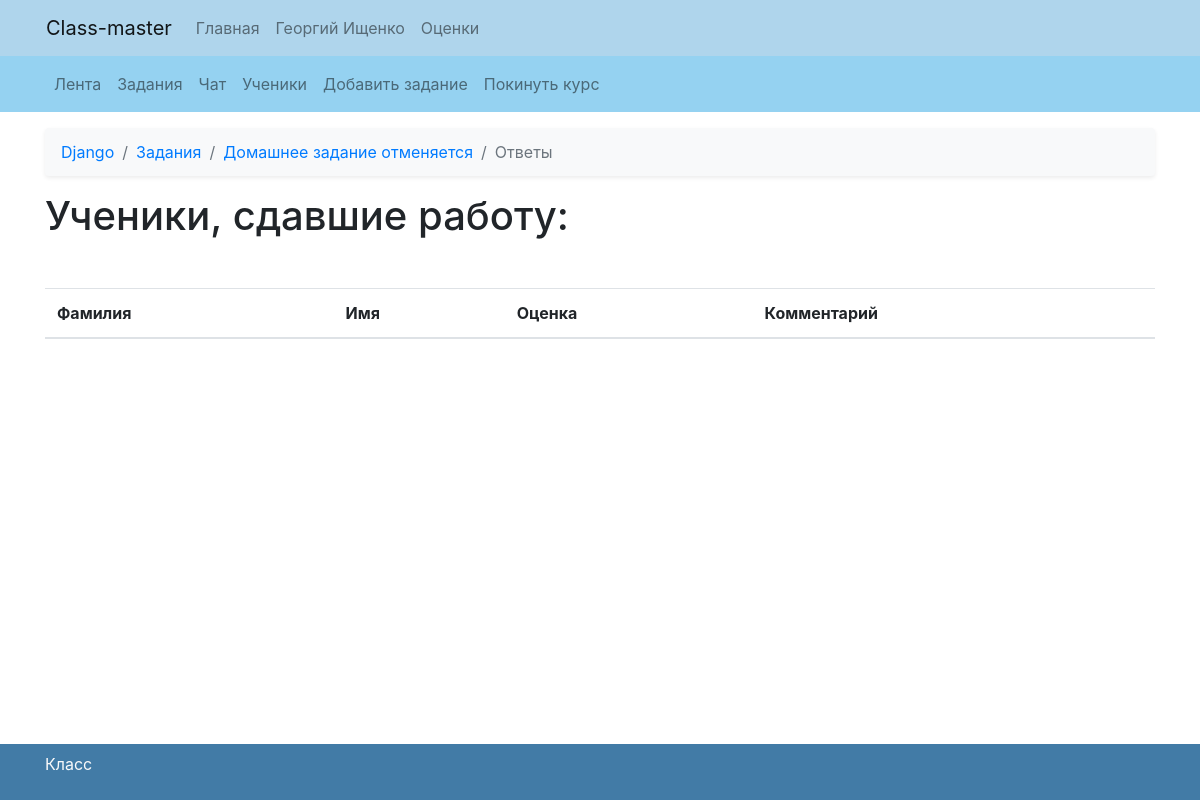
The app's page /classes/Django-21/task=612297/answers (signed in), older data.
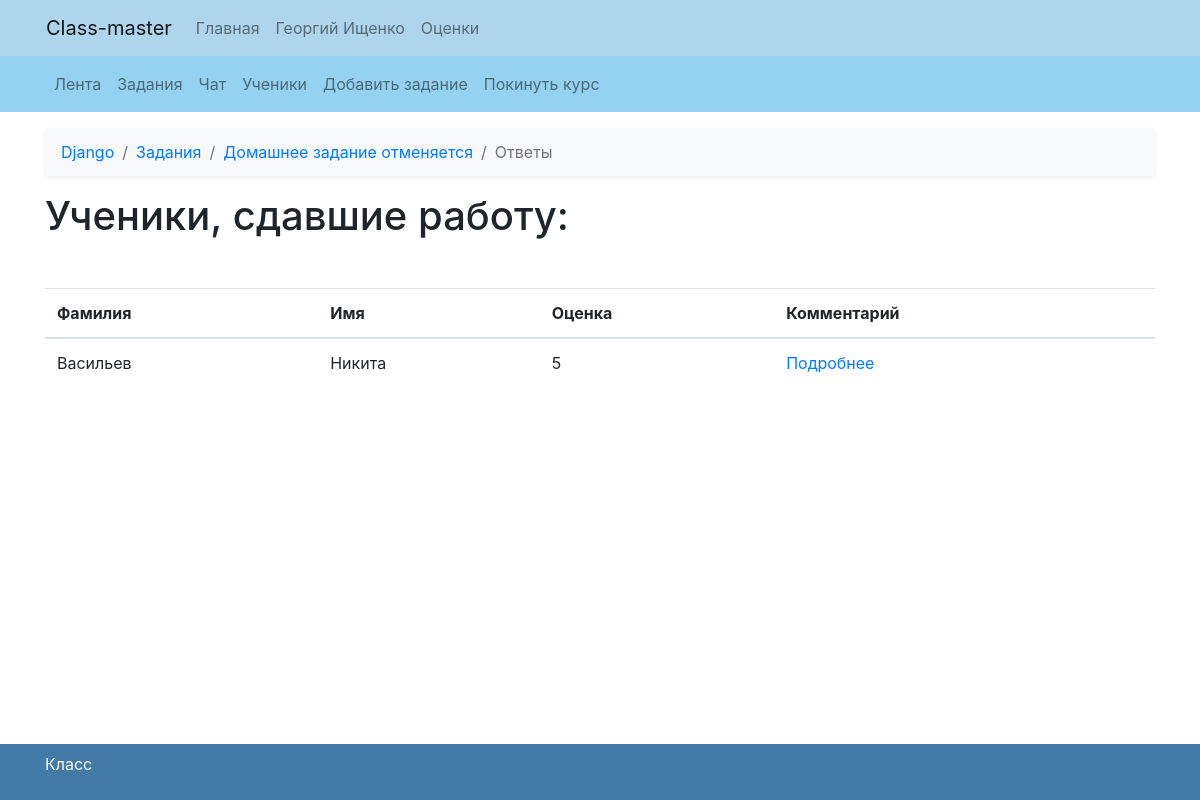
The same page, newer data.
### my_class/models.py (models this page shows, shortened)
class StudentAnswer(models.Model):
    comment = models.TextField(max_length=256, blank=True, null=True)
    current_class = models.ForeignKey('Class', on_delete=models.CASCADE, blank=True, null=True)
    task = models.ForeignKey(Task, on_delete=models.CASCADE)
    author = models.ForeignKey('Profile', on_delete=models.CASCADE, blank=True, null=True)
    mark = models.IntegerField(blank=True, null=True)
    teacher_comment = models.TextField(max_length=256, blank=True, null=True)
    mark_time = models.DateTimeField(blank=True, null=True)
    send_time = models.DateTimeField(blank=True, null=True)
    class Meta:
        verbose_name = "Ответы"
        verbose_name_plural = "Ответы"
    def get_mark(self):
        if self.mark is None:
            return ""
        else:
            return self.mark
    def get_absolute_url(self):
        return reverse('answer-view', kwargs={'name': self.task.current_class.name, 'pk': self.task.current_class.pk,
                                              'pin': generate_pin(self.task.pk), 'answer_pk': self.pk})

class Profile(models.Model):
    user = models.OneToOneField(User, primary_key=True, on_delete=models.CASCADE)
    city = models.CharField(max_length=16)
    institution = models.CharField(max_length=64, blank=True)
    grade = models.CharField(max_length=2, blank=True)
    classes = models.ManyToManyField(Class, verbose_name='Классы', through='ProfileClass')
    last_visit = models.DateTimeField(auto_now_add=True)
    def is_teacher(self):
        if len(Class.objects.filter(teacher=self.user)) > 0:
            return True
        else:
            return False
    class Meta:
        verbose_name = "Профили"
        verbose_name_plural = "Профили"

### my_class/views.py (the view)
# urls.py: path('classes/<str:name>-<int:pk>/task=<int:pin>/answers', class_task_answers, name='task-answers'),
@login_required
def class_task_answers(request, name, pk, pin):
    current_class = get_object_or_404(Class, pk=pk)
    task = get_object_or_404(Task, pk=decode(pin))
    answers = reversed(StudentAnswer.objects.filter(task=task))
    return render(request, 'class_task_answers.html', {
        'class': current_class,
        'answers': answers,
        'task': task,
    })

### my_class/models.py (called while the page is built)
def generate_pin(n):
    return n ^ 612345

    def get_absolute_url(self):
        return reverse('task-view', kwargs={'name': self.current_class.name, 'pk': self.current_class.pk,
                                            'pin': generate_pin(self.pk)})

    def get_absolute_url_feed(self):
        return reverse('feed', kwargs={'name': self.name, 'pk': self.pk})

    def get_absolute_url_tasks(self):
        return reverse('tasks', kwargs={'name': self.name, 'pk': self.pk})

    def get_absolute_url_task_add(self):
        return reverse('task-add', kwargs={'name': self.name, 'pk': self.pk})

    def get_absolute_url_students(self):
        return reverse('students', kwargs={'name': self.name, 'pk': self.pk})

    def get_absolute_url_leave(self):
        return reverse('leave', kwargs={'name': self.name, 'pk': self.pk})

### my_class/views.py (called while the page is built)
def decode(pin):
    return int(pin) ^ 612345

### my_class/templates/class_task_answers.html (shortened to what this page needs)
{% extends "base.html" %}
{% block content %}
{% include 'class_nav.html' %}
<div class="container mt-3">
    <nav aria-label="breadcrumb">
			    <ol class="breadcrumb bg-light shadow-sm">
				    <li class="breadcrumb-item"><a href="{{class.get_absolute_url_feed}}">{{class.name}}</a></li>
				    <li class="breadcrumb-item"><a href="{{class.get_absolute_url_tasks}}">Задания</a></li>
                    <li class="breadcrumb-item"><a href="{{task.get_absolute_url}}">{{task.title}}</a></li>
				    <li class="breadcrumb-item active" aria-current="page">Ответы</li>
                </ol>
    		</nav>
    <h1>Ученики, сдавшие работу:</h1>
    <table class="table table-hover mt-5">
          <thead>
            <tr>
                <th scope="col">Фамилия</th>
                <th scope="col">Имя</th>
                <th scope="col">Оценка</th>
                <th scope="col">Комментарий</th>
            </tr>
          </thead>
          <tbody>
            {% for answer in answers %}
            <tr>
                <td>{{answer.author.user.last_name}}</td>
                <td>{{answer.author.user.first_name}}</td>
                <td>{{answer.get_mark}}</td>
                <td><a href="{{answer.get_absolute_url}}">Подробнее</a></td>
            </tr>
            {% endfor %}
          </tbody>
        </table>
        </div>
{% endblock %}

Row changes from the older to the newer data that the page shows:
added StudentAnswer: author.user.last_name "Васильев", author.user.first_name "Никита", get_mark "5"
